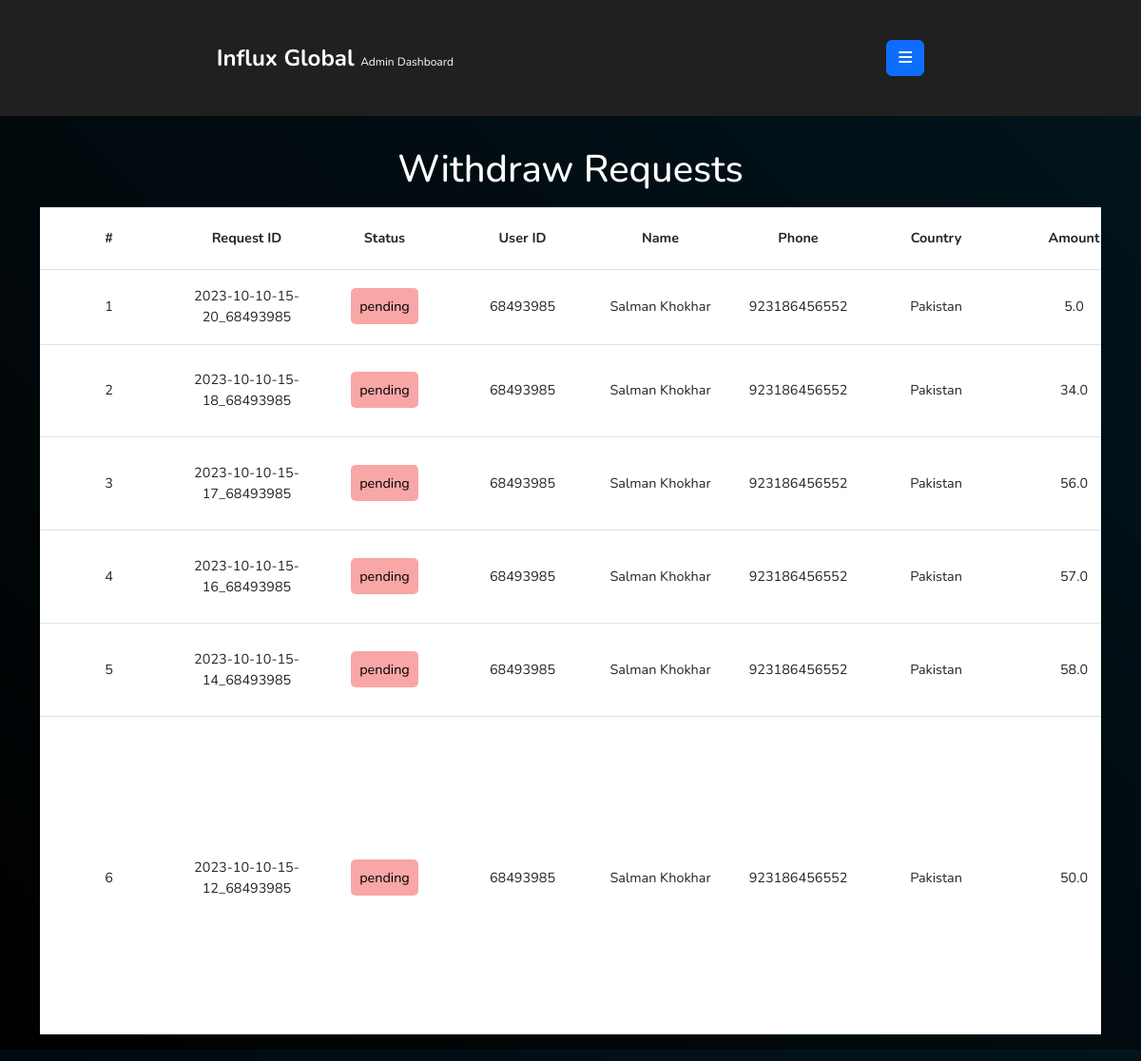
The app's page /admin/withdraw_requests (signed in) with its own data.
### backend.py (models this page shows)
class paymentResquests(db.Model):
    req_id = db.Column(db.String(50), primary_key=True)
    user_id = db.Column(db.String(50), nullable=True, unique=False)
    name = db.Column(db.String, nullable=True, unique=False)
    phone = db.Column(db.String(50), nullable=True, unique=False)
    country = db.Column(db.String, nullable=True, unique=False)
    user_time = db.Column(db.String, nullable=True, unique=False)
    admin_time = db.Column(db.String, nullable=True, unique=False)
    status = db.Column(db.String(20), nullable=True, unique=False)
    amount = db.Column(db.Float, nullable=True, unique=False)
    account_details = db.Column(db.String, nullable=True, unique=False)
    payment_method = db.Column(db.String, nullable=True, unique=False)

### backend.py (the view)
@app.route("/admin/withdraw_requests", methods=["GET"])
def admin_withDraw_requests():
    if request.method == "GET":
        if "adminuser" in session:
            paymentReqList = paymentResquests.query.all()
            paymentReqList.reverse()
            return render_template('admin/withdraw_reqs.html', paymentReqList=paymentReqList, currentNavlinkSpanText="Withdraw", getAccountDetails=getAccountDetails)
        else:
            return redirect("/admin/login")

### backend.py (called while the page is built)
def getAccountDetails(req_id):
    with app.app_context():
        selected_paymentRequest = paymentResquests.query.filter_by(req_id=req_id).first()
        accountDetailsDict =  json.loads(selected_paymentRequest.account_details)
        accountDetailsString = ""
        for key in accountDetailsDict:
            accountDetailsString += f"<p>{key} : {accountDetailsDict[key]}</p><br>"
        return accountDetailsString

### templates/admin/withdraw_reqs.html (shortened to what this page needs)
<!doctype html>
{% extends 'admin/movies.html' %}
{% block main %}
<h1 class="my-3 text-center">Withdraw Requests</h1>
        <div class="tableWrapper">
        <table id="moviesTable" class="table">
            <thead>
              <tr>
                <th scope="col">#</th>
                <th scope="col">Request ID</th>
                <th scope="col">Status</th>
                <th scope="col">User ID</th>
                <th scope="col">Name</th>
                <th scope="col">Phone</th>
                <th scope="col">Country</th>
                <th scope="col">Amount</th>
              </tr>
            </thead>
            <tbody>
                {% for req in paymentReqList %}
                <tr>
                    <td>{{ paymentReqList.index(req) + 1 }}</td>
                    <td>{{ req.req_id }}</td>
                    {% if req.status == "pending" %}
                    <td><span class="paymentReqStatus pending">{{ req.status }}</span></td>
                    {% else %}
                    <td><span class="paymentReqStatus complete">{{ req.status }}</span></td>
                    {% endif %}
                    <td>{{ req.user_id }}</td>
                    <td>{{ req.name }}</td>
                    <td>{{ req.phone }}</td>
                    <td>{{ req.country }}</td>
                    <td>{{ req.amount }}</td>
                </tr>
                {% endfor %}
            </tbody>
          </table></div>
{% endblock main %}

### static/css/comman.css (style rules this page uses)
* { padding: 0px; margin: 0px; color: white; font-family: 'Nunito', sans-serif; }
html { scroll-behavior: smooth; }

### static/css/admin/style.css (style rules this page uses)
body { background: linear-gradient(45deg, black, transparent); background-color: #02151e; }
div.tableWrapper { overflow: auto; height: 62vh; }
#moviesTable { position: relative; }
#moviesTable thead { position: sticky; top: 0px; background: #000058; height: 65px; }
#moviesTable th, td { text-align: center; vertical-align: middle; font-size: 0.9rem; min-width: 145px; }
span.paymentReqStatus { color: black; padding: 9px; border-radius: 5px; }
span.paymentReqStatus.pending { background-color: #f9a6a6; }

### records on screen
paymentResquests: paymentReqList "1", req_id "2023-10-10-15-20_68493985", status "pending", user_id "68493985", name "Salman Khokhar", phone "923186456552", country "Pakistan", amount "5.0"
paymentResquests: paymentReqList "2", req_id "2023-10-10-15-18_68493985", status "pending", user_id "68493985", name "Salman Khokhar", phone "923186456552", country "Pakistan", amount "34.0"
paymentResquests: paymentReqList "3", req_id "2023-10-10-15-17_68493985", status "pending", user_id "68493985", name "Salman Khokhar", phone "923186456552", country "Pakistan", amount "56.0"
paymentResquests: paymentReqList "4", req_id "2023-10-10-15-16_68493985", status "pending", user_id "68493985", name "Salman Khokhar", phone "923186456552", country "Pakistan", amount "57.0"
paymentResquests: paymentReqList "5", req_id "2023-10-10-15-14_68493985", status "pending", user_id "68493985", name "Salman Khokhar", phone "923186456552", country "Pakistan", amount "58.0"
paymentResquests: paymentReqList "6", req_id "2023-10-10-15-12_68493985", status "pending", user_id "68493985", name "Salman Khokhar", phone "923186456552", country "Pakistan", amount "50.0"
